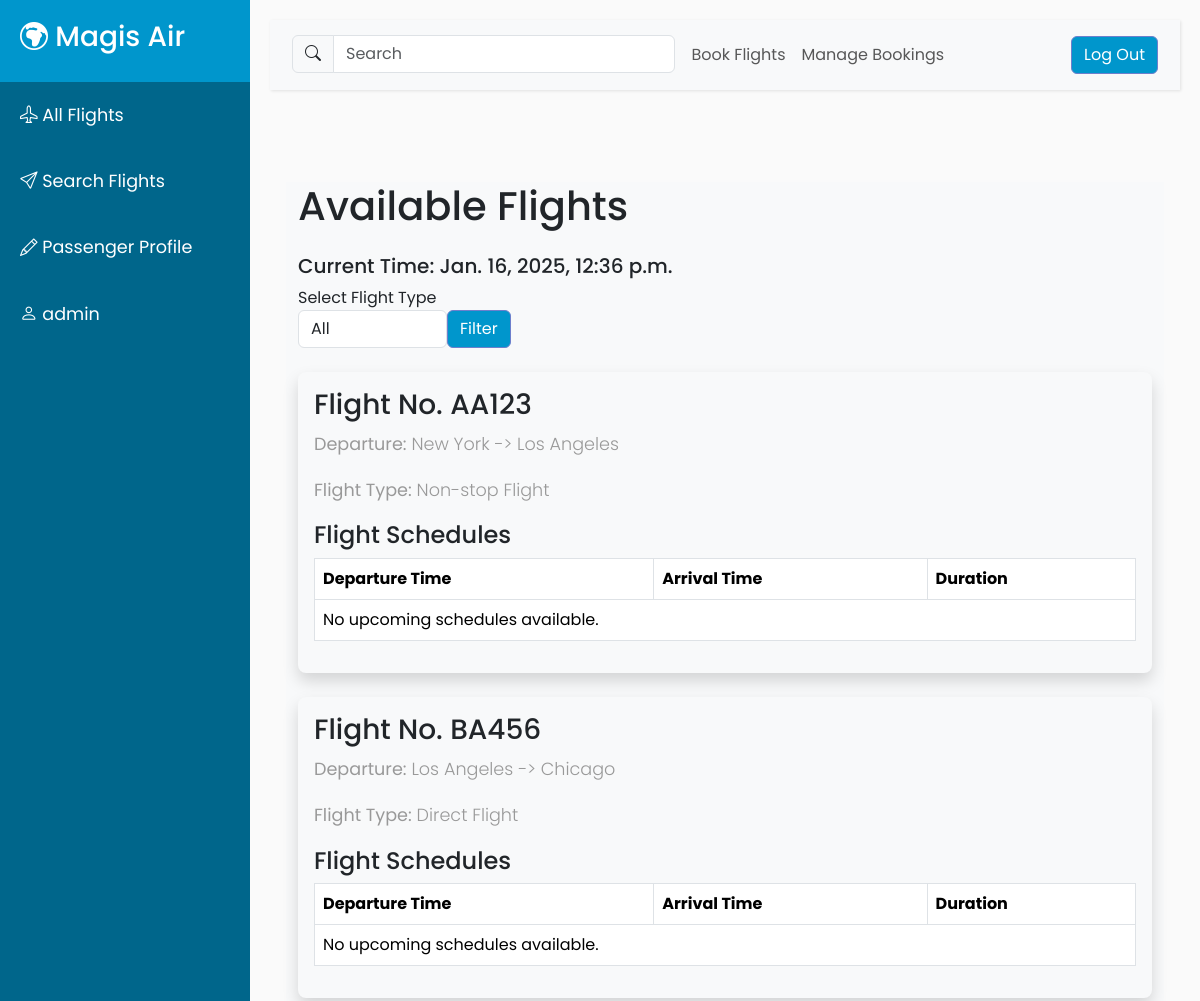
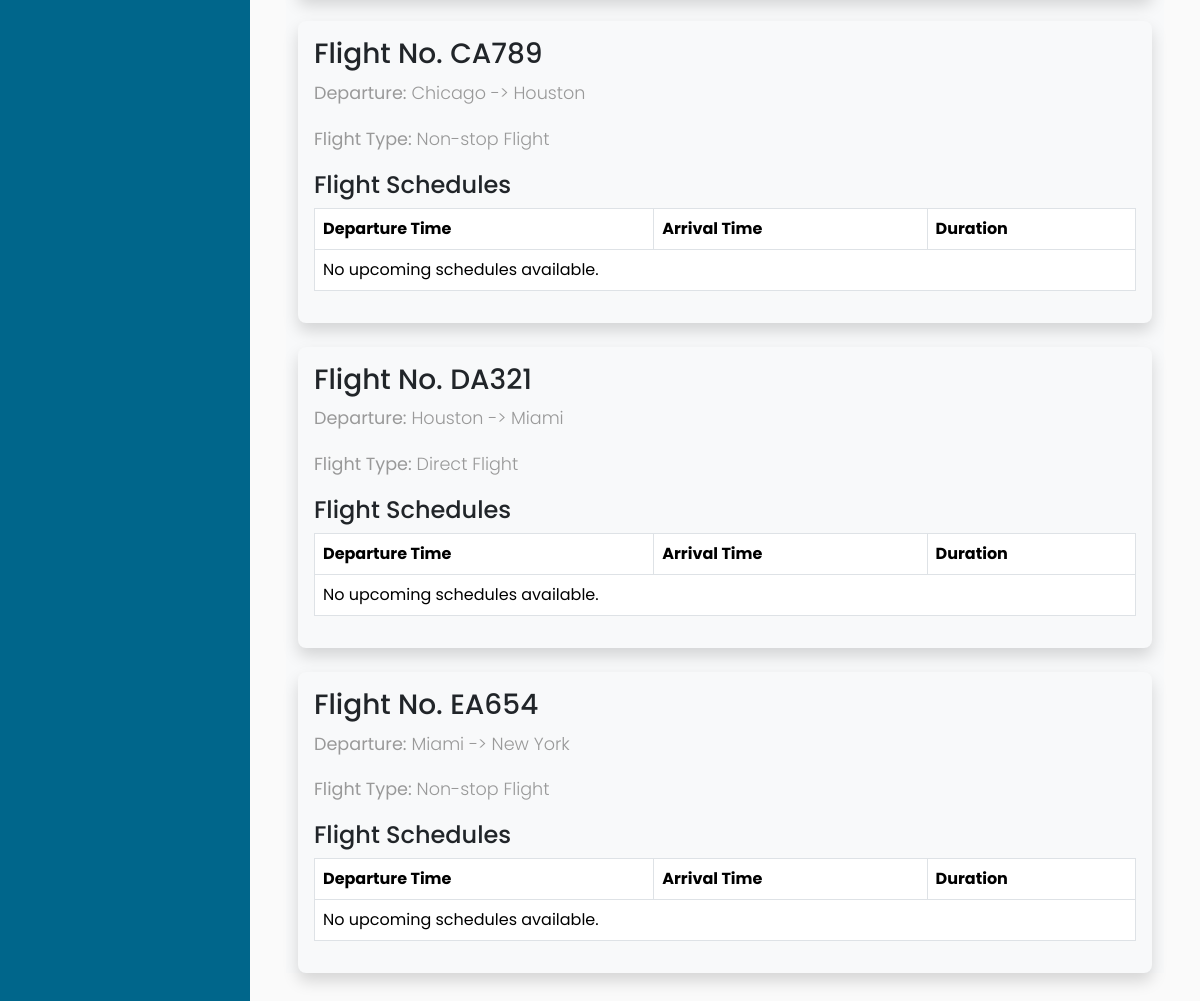
The page /flights/ (signed in) on the database its author committed (2 pictures, top to bottom).
### magisair/models.py (models this page shows, shortened)
class Flight(models.Model):
    flight_number = models.CharField(max_length=10, primary_key=True, validators=[alphanumeric], null=False)
    origin_city = models.ForeignKey(City, on_delete=models.CASCADE, related_name='departure_flights')
    destination_city = models.ForeignKey(City, on_delete=models.CASCADE, related_name='arrival_flights')
    flight_type = models.CharField(choices=[('N', 'Non-stop Flight'), ('D', 'Direct Flight')], max_length=20)

class City(models.Model):
    city_id = models.IntegerField(primary_key=True)
    name = models.CharField(max_length=50, null=False)
    class Meta:
        verbose_name_plural = 'Cities'

### magisair/views.py (the view)
# urls.py: path('flights/', FlightListView.as_view(), name='flight_list'),
class FlightListView(ListView):
    model = Flight
    template_name = "flight_list.html"
    context_object_name = 'flights'
    def get_context_data(self, **kwargs):
        context = super().get_context_data(**kwargs)
        current_time = timezone.localtime(timezone.now())
        context['current_time'] = current_time
        flight_type = self.request.GET.get('flight_type')
        if flight_type:
            context['flights'] = Flight.objects.filter(flight_type=flight_type)
        else:
            context['flights'] = Flight.objects.all()
        for flight in context['flights']:
            flight.future_schedules = flight.schedules.filter(departure__gt=timezone.now())
        return context

### magisair/templates/flight_list.html (shortened to what this page needs)
{% extends "base.html" %}
{% load static %}
{% block content %}
    <div class="container mt-5" style="background-color: #f8f9fa;">
        <h1 class="mb-4">Available Flights</h1>
        <h5 class="mb-2">Current Time: {{current_time}}</h5>
        <form method="get" class="mb-4 d-flex">
            <div class="form-group mr-3">
                <label for="flight_type" class="d-block">Select Flight Type</label>
                <select name="flight_type" id="flight_type" class="form-control w-auto">
                    <option value="">All</option>
                </select>
            </div>
            <button type="submit" class="btn custom-btn align-self-end">Filter</button>
        </form>
        {% for flight in flights %}
            <div class="mb-4">
                <div class="card border-0 rounded-3 position-relative shadow" style="z-index: 1; background-color: #f8f9fa;">
                    <div class="card-body">
                        <h3>Flight No. {{ flight.flight_number }}</h3>
                        <p><strong>Departure:</strong> {{ flight.origin_city.name }} -> {{ flight.destination_city.name }}</p>
                        <p><strong>Flight Type:</strong> {{ flight.get_flight_type_display }}</p>
                        <h4>Flight Schedules</h4>
                        <table class="table table-bordered">
                            <thead>
                                <tr>
                                    <th>Departure Time</th>
                                    <th>Arrival Time</th>
                                    <th>Duration</th>
                                </tr>
                            </thead>
                            <tbody>
                                {% for schedule in flight.future_schedules %}
                                    <tr>
                                        <td>{{ schedule.departure }}</td>
                                        <td>{{ schedule.arrival }}</td>
                                        <td>{{ schedule.duration }}</td>
                                    </tr>
                                {% empty %}
                                    <tr>
                                        <td colspan="3">No upcoming schedules available.</td>
                                    </tr>
                                {% endfor %}
                            </tbody>
                        </table>
                    </div>
                </div>
            </div>
        {% empty %}
            <p>No flights available at the moment.</p>
        {% endfor %}
    </div>
{% endblock %}

### templates/base.html (shortened to what this page needs)
{% load static %}
<!DOCTYPE html>
<html lang="en">
<head>
    <link href="https://maxcdn.bootstrapcdn.com/font-awesome/4.7.0/css/font-awesome.min.css" rel="stylesheet">
    <link href="https://cdn.jsdelivr.net/npm/bootstrap@5.3.3/dist/css/bootstrap.min.css" rel="stylesheet">
    <link href="{% static 'css/main.css' %}" rel="stylesheet">
    <link href="https://cdn.jsdelivr.net/npm/bootstrap-icons/font/bootstrap-icons.css" rel="stylesheet">
</head>
<body>
    <div class="wrapper">
        <nav id="sidebar">
            <div class="sidebar-header">
                <h3><a href="{% url 'magisair:flight_schedule_search' %}"><i class="bi-globe-europe-africa"></i>&nbsp;Magis Air</a></h3>
            </div>
            <ul class="list-unstyled components">
                <li>
                    <a href="{% url 'magisair:flight_list' %}">
                        <i class="bi-airplane"></i>&nbsp;All Flights
                    </a>
                </li>
                <li>
                                <a href="{% url 'magisair:flight_schedule_search' %}"><i class="bi-send"></i>&nbsp;Search Flights</a>
                            </li>
                            <li>
                    <a href="/passenger/create">
                        <i class="bi-pencil"></i>&nbsp;Passenger Profile
                    </a>
                </li>
                <li>
                    <a><i class="bi-person"></i>&nbsp;{{ user.username }}</a>
                </li>
            </ul>
        </nav>
        <div id="content">
            <nav class="navbar navbar-expand-lg navbar-light bg-light">
                <div class="container-fluid">
                    <div class="collapse navbar-collapse" id="navbarSupportedContent">
                        <ul class="nav navbar-nav">
                            <li class="nav-item">
                                <form class="d-flex">
                                    <div class="input-group">
                                        <span class="input-group-text">
                                            <i class="bi-search"></i>
                                        </span>
                                        <input class="form-control" type="search" placeholder="Search" aria-label="Search">
                                    </div>
                                    </form>
                            </li>
                            <li class="nav-item">
                    <a a class="nav-link" href="">&nbsp; Book Flights</a>
                </li>
                            <li class="nav-item">
                                <a class="nav-link" href="">Manage Bookings</a>
                            </li>
                        </ul>
                        {% if user.is_authenticated %}
                        <form action="{% url 'logout' %}" method="POST" class="ms-auto">
                            <button type="submit" class="btn custom-btn">Log Out</button>
                        </form>
                        {% endif %}
                    </div>
                </div>
            </nav>
            <div id="content" class="pt-1 px-3 pb-3">
                {% block content %}{% endblock %}
    </div>
            </div>
                </div>
</body>
</html>

### static/css/main.css (style rules this page uses)
body { font-family: 'Poppins', sans-serif; background: #fafafa; }
p { font-family: 'Poppins', sans-serif; font-size: 1.1em; font-weight: 300; line-height: 1.7em; color: #999; }
a, a:hover, a:focus { color: inherit; text-decoration: none; transition: all 0.3s; }
.navbar { padding: 15px 10px; background: #fff; border: none; border-radius: 0; margin-bottom: 40px; box-shadow: 1px 1px 3px rgba(0, 0, 0, 0.1); }
.wrapper { display: flex; width: 100%; align-items: stretch; }
#sidebar { min-width: 250px; max-width: 250px; background: #00668B; color: #fff; transition: all 0.3s; border: none; }
#sidebar .sidebar-header { padding: 20px; background: #0096CC; border: none; }
#sidebar ul { margin: 0; padding: 0; list-style: none; border: none; }
#sidebar ul li { margin: 0; padding: 0; border: none; }
#sidebar ul li a { padding: 10px; font-size: 1.1em; display: block; border: none; }
#content { width: 100%; padding: 20px; min-height: 100vh; transition: all 0.3s; }
.custom-btn { background-color: #0096CC; border-color: #6d7fcc; color: white; }

### templates/base.html (style rules this page uses)
body { font-family: 'Poppins', sans-serif; background: #fafafa; }
p { font-family: 'Poppins', sans-serif; font-size: 1.1em; font-weight: 300; line-height: 1.7em; color: #999; }
a, a:hover, a:focus { color: inherit; text-decoration: none; transition: all 0.3s; }
.navbar { padding: 15px 10px; background: #fff; border: none; border-radius: 0; margin-bottom: 40px; box-shadow: 1px 1px 3px rgba(0, 0, 0, 0.1); }
.wrapper { display: flex; width: 100%; align-items: stretch; }
#sidebar { min-width: 250px; max-width: 250px; background: #00668B; color: #fff; transition: all 0.3s; border: none; }
#sidebar .sidebar-header { padding: 20px; background: #0096CC; border: none; }
#sidebar ul { margin: 0; padding: 0; list-style: none; border: none; }
#sidebar ul li { margin: 0; padding: 0; border: none; }
#sidebar ul li a { padding: 20px; font-size: 1.1em; display: block; border: none; }
#content { width: 100%; padding: 20px; min-height: 100vh; transition: all 0.3s; }
.custom-btn { background-color: #0096CC; border-color: #6d7fcc; color: white; }

### rows shown on the page
Flight: flight_number "AA123", origin_city.name "New York", destination_city.name "Los Angeles", flight_type "Non-stop Flight"
Flight: flight_number "BA456", origin_city.name "Los Angeles", destination_city.name "Chicago", flight_type "Direct Flight"
Flight: flight_number "CA789", origin_city.name "Chicago", destination_city.name "Houston", flight_type "Non-stop Flight"
Flight: flight_number "DA321", origin_city.name "Houston", destination_city.name "Miami", flight_type "Direct Flight"
Flight: flight_number "EA654", origin_city.name "Miami", destination_city.name "New York", flight_type "Non-stop Flight"

### other values the page prints
{{ user.username }} "admin"
{{ current_time }} "Jan. 16, 2025, 12:36 p.m."
